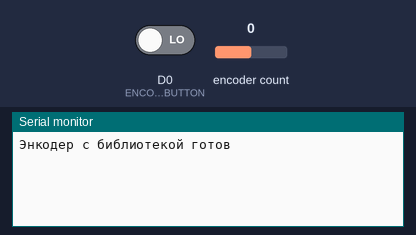
Recording of a sketch running on a simulated ESP8266 (Wemos D1 mini). On the bench: the last lines printed to the serial monitor. The test bench sets the inputs (shaded band); at power-on: encoder count 0, D0 (ENCODER_BUTTON) LOW.

Above: at 1.2 s.
1.3 s: encoder count set to 1
At 2.3 s:
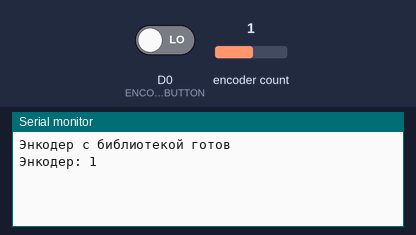
2.8 s: D0 (ENCODER_BUTTON) driven HIGH
At 4.0 s:
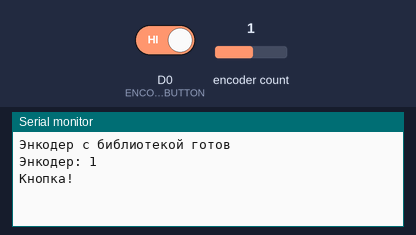
4.3 s: encoder count set to 2
At 5.7 s:
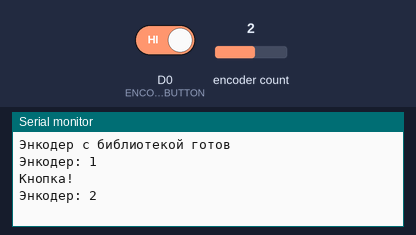

Measured:
- after the input at 1.3 s, the serial monitor: prints a new line at once (image 1)
- after the input at 2.8 s, the serial monitor: prints a new line after 0.06 s (image 2)
- after the input at 4.3 s, the serial monitor: prints a new line at once (image 3)

The sketch:

Encoder_Wemos_02.ino
```cpp
#include <Arduino.h>

// Ваша конфигурация
#define ENCODER_PIN_A D4   // GPIO2
#define ENCODER_PIN_B A0   // ADC0
#define ENCODER_BUTTON D0  // GPIO16

// Библиотека для энкодера (установить через менеджер библиотек)
#include <Encoder.h>
Encoder myEncoder(ENCODER_PIN_A, ENCODER_PIN_B);

void setup() {
  Serial.begin(115200);

  // Настройка пинов
  pinMode(ENCODER_PIN_A, INPUT_PULLUP);
  pinMode(ENCODER_PIN_B, INPUT_PULLUP);
  pinMode(ENCODER_BUTTON, INPUT_PULLDOWN_16);

  Serial.println("Энкодер с библиотекой готов");
}

void loop() {
  static long oldPosition = 0;
  static bool oldButtonState = LOW;

  // Чтение энкодера
  long newPosition = myEncoder.read() / 4; // Деление для плавности

  if (newPosition != oldPosition) {
    Serial.print("Энкодер: ");
    Serial.println(newPosition);
    oldPosition = newPosition;
  }

  // Чтение кнопки
  bool buttonState = digitalRead(ENCODER_BUTTON);

  if (buttonState != oldButtonState) {
    delay(50); // Дебаунс
    if (buttonState == HIGH) { // HIGH = нажата для INPUT_PULLDOWN_16
      Serial.println("Кнопка!");
      // myEncoder.write(0); // Сброс при нажатии
    }
    oldButtonState = buttonState;
  }

  delay(10);
}
```
